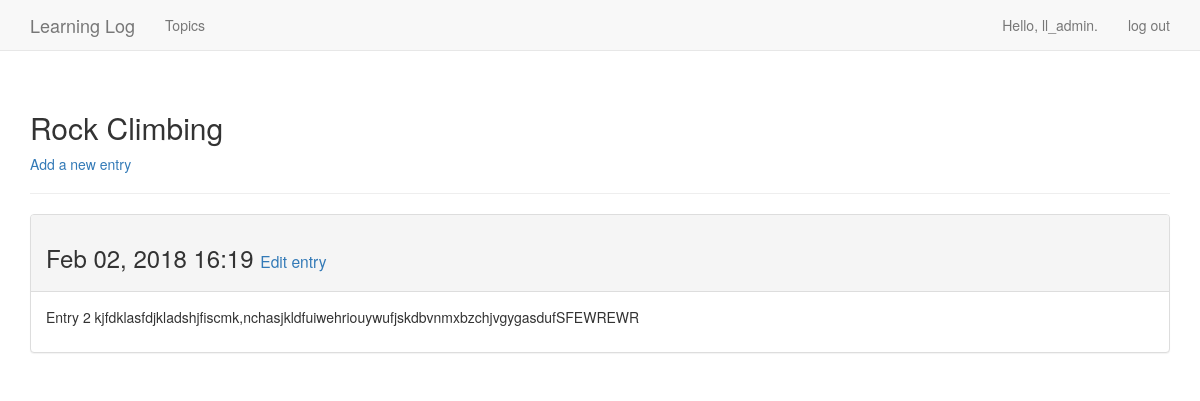
The page /topics/2/ (signed in) on the database its author committed.
### learning_logs/models.py (models this page shows, shortened)
class Topic(models.Model):
    text = models.CharField(max_length=200)
    date_added = models.DateTimeField(auto_now_add=True)
    owner = models.ForeignKey(User, on_delete=models.PROTECT)
    public = models.BooleanField()
    def __str__(self):
        return self.text

class Entry(models.Model):
    topic = models.ForeignKey(Topic, on_delete=models.PROTECT)
    text = models.TextField()
    date_added = models.DateTimeField(auto_now_add=True)
    class Meta:
        verbose_name_plural = 'entries'

### learning_logs/views.py (the view)
# urls.py: re_path(r'^topics/(?P<topic_id>\d+)/$', views.topic, name='topic'),
@login_required
def topic(request, topic_id):
    topic = get_object_or_404(Topic, id=topic_id)
    if not check_topic_owener(request, topic_id):
        raise Http404
    entries = topic.entry_set.order_by('-date_added')
    context = {'topic': topic, 'entries': entries}
    return render(request, 'learning_logs/topic.html', context)

### learning_logs/auth.py (called while the page is built)
def check_topic_owener(request, topic_id):
    topic = Topic.objects.get(id=topic_id)
    if request.user == topic.owner:
        return True
    elif topic.public:
        return True
    else:
        return False

### learning_logs/templates/learning_logs/topic.html
{% extends "learning_logs/base.html" %}
{% block header %}
    <h2>{{ topic }}</h2>
    {% if user == topic.owner %}
    <p>
        <a href="{% url 'learning_logs:new_entry' topic.id %}">
            Add a new entry
        </a>
    </p>
    {% else %}
        <p>
            Topic owner: {{ topic.owner }}
        </p>
    {% endif %}
{% endblock %}
{% block content %}
    {% for entry in entries %}
        <div class="panel panel-default">
            <div class="panel-heading">
                <h3>
                    {{ entry.date_added|date:'M d, Y H:i' }}
                    {% if user == topic.owner %}
                    <small>
                        <a href="
{% url 'learning_logs:edit_entry' entry.id %}">Edit entry</a>
                    </small>
                    {% endif %}
                </h3>
            </div>
            <div class="panel-body">
                {{ entry.text|linebreaks }}
            </div>
        </div>
    {% empty %}
        There are no entries for this topic yet.
    {% endfor %}
{% endblock %}

### learning_logs/templates/learning_logs/base.html (shortened to what this page needs)
{% load bootstrap3 %}
<!DOCTYPE html>
<html lang="en">
<head>
    {% bootstrap_css %}
</head>
<body>
    <nav class="navbar navbar-default navbar-static-top">
        <div class="container">
            <div class="navbar-header">
                <a class="navbar-brand" href="{% url 'learning_logs:index' %}">
                    Learning Log</a>
            </div>
            <div id="navbar" class="navbar-collapse collapse">
                <ul class="nav navbar-nav">
                    <li>
                        <a href="{% url 'learning_logs:topics' %}">Topics</a>
                    </li>
                </ul>
                <ul class="nav navbar-nav navbar-right">
                    {% if user.is_authenticated %}
                        <li>
                            <a>Hello, {{ user.username }}.</a>
                        </li>
                        <li>
                            <a href="{% url 'users:logout' %}">log out</a>
                        </li>
                    {% endif %}
                </ul>
            </div>
        </div>
    </nav>
    <div class="container">
        <div class="page-header">
            {% block header %}
            {% endblock %}
        </div>
        <div>
            {% block content %}
            {% endblock %}
        </div>
    </div>
</body>
</html>

### rows shown on the page
Topic: text "Rock Climbing"
Entry: date_added "Feb 02, 2018 16:19", text "Entry 2 kjfdklasfdjkladshjfiscmk,nchasjkldfuiwehriouywufjskdbvnmxbzchjvgygasdufSFEWREWR"

### other values the page prints
{{ user.username }} "ll_admin"
